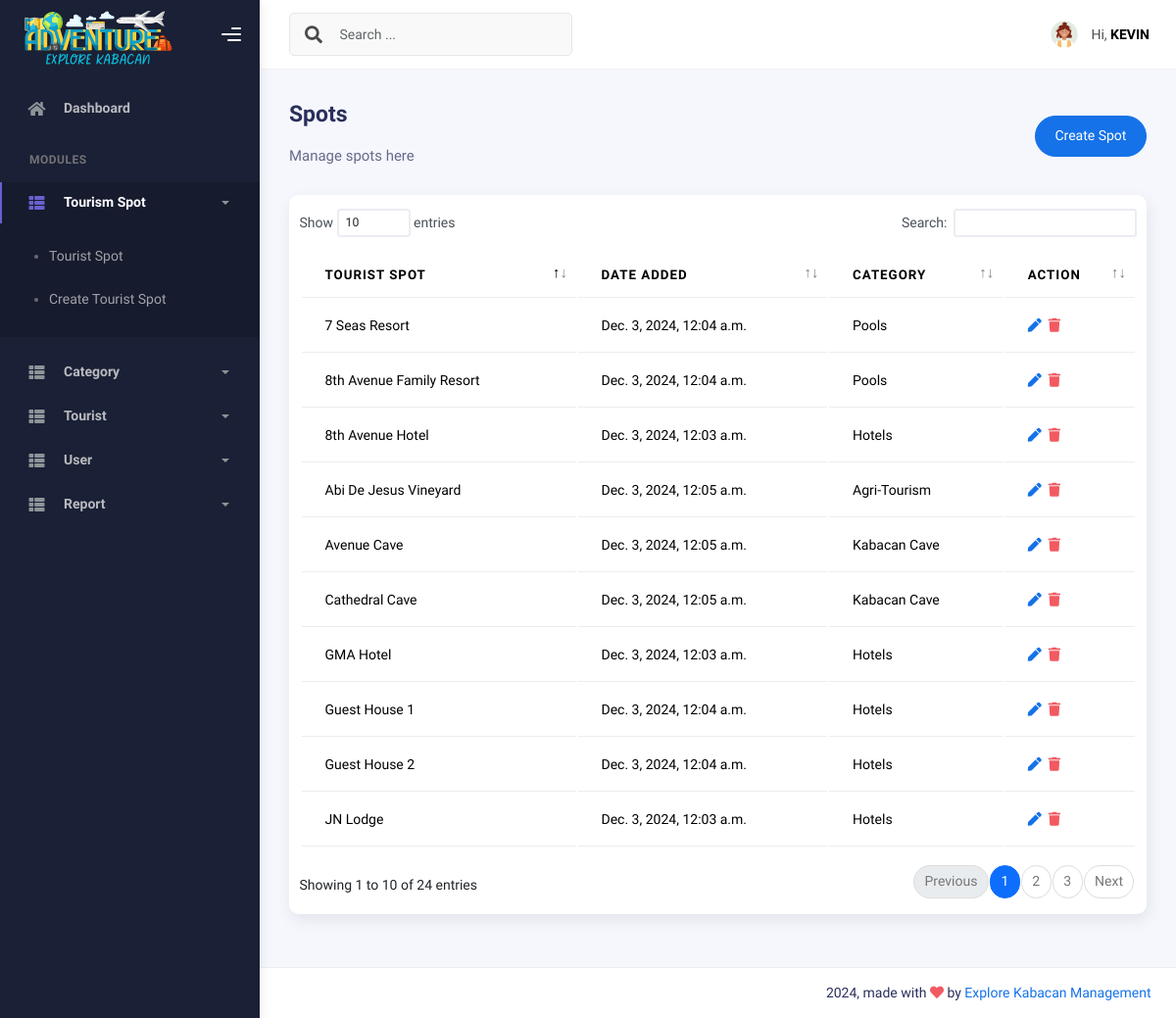
/spot/list (signed in), run on the app's committed database.
### explore_kabacan_app/models.py (models this page shows, shortened)
class CustomUser(AbstractBaseUser, PermissionsMixin):
    username = models.CharField(max_length=150, unique=True)
    first_name = models.CharField(max_length=255)
    middle_name = models.CharField(max_length=255)
    last_name = models.CharField(max_length=255)
    assigned_to = models.ForeignKey('Spot', null=True, blank=True, on_delete=models.CASCADE, help_text='Select what tourist spot you are assigned to.')
    email = models.EmailField(unique=True)
    is_active = models.BooleanField(default=True, help_text='Whether the user can login to the system')
    is_staff = models.BooleanField(default=False, help_text='Whether the user can access the super admin')
    is_superuser = models.BooleanField(default=False, help_text='Whether the user has the admin permission to system')
    date_joined = models.DateTimeField(default=timezone.now)
    objects = CustomUserManager()
    USERNAME_FIELD = "username"
    REQUIRED_FIELDS = ["email"]
    class Meta:
        db_table = "users_tbl"
        verbose_name = "User"
        verbose_name_plural = "Users"

class Spot(models.Model):
    spot = models.CharField(max_length=255, blank=False, null=False)
    category = models.ForeignKey(SpotCategory, blank=True, null=True, on_delete=models.SET_NULL)
    date_added = models.DateTimeField(auto_now_add=True)
    class Meta:
        db_table = "spot_tbl"
        verbose_name = "Tourist Spot"
        verbose_name_plural = "Tourist Spots"

class SpotCategory(models.Model):
    category = models.CharField(max_length=255, blank=False, null=False)
    date_added = models.DateTimeField(auto_now_add=True)
    def __str__(self) -> str:
        return self.category
    class Meta:
        db_table = "spot_category_tbl"
        verbose_name = "Spot Category"
        verbose_name_plural = "Spot Categories"

### explore_kabacan_app/views.py (the view)
# urls.py: path("spot/list", SpotView.as_view(), name="spot"),
class SpotView(CustomLoginRequiredMixin, View):
    template_name = "spots.html"
    def get(self, request, *args, **kwargs):
        context = {}
        context["tourist_spot"] = Spot.objects.all().order_by('-date_added')
        return render(request, self.template_name, context)

### explore_kabacan_app/templates/spots.html (shortened to what this page needs)
{% extends './includes/base.html' %}
{% block content %}
<div class="page-inner">
    <div class="d-flex align-items-left align-items-md-center flex-column flex-md-row pt-2 pb-4">
        <div>
            <h3 class="fw-bold mb-3">Spots</h3>
            <h6 class="op-7 mb-2">Manage spots here</h6>
        </div>
        <div class="ms-md-auto py-2 py-md-0">
            <a href="{% url 'add_spot' %}" class="btn btn-primary btn-round">Create Spot</a>
        </div>
    </div>
    <div class="card py-3">
        <table class="table" id="datatable">
            <thead>
                <tr>
                    <th>Tourist Spot</th>
                    <th>Date Added</th>
                    <th>Category</th>
                    <th>Action</th>
                </tr>
            </thead>
            <tbody>
                {% for spot in tourist_spot %}
                <tr>
                    <td>{{ spot.spot }}</td>
                    <td>{{ spot.date_added }}</td>
                    <td>{{ spot.category }}</td>
                    <td class="d-flex align-items-left justify-content-start gap-2">
                        <a href="{% url 'update_spot' pk=spot.id %}">
                            <i class="fas fa-pen"></i>
                        </a>
                        <a href="{% url 'delete_spot' pk=spot.id %}">
                            <i class="fas fa-trash text-danger"></i>
                        </a>
                    </td>
                </tr>
                {% endfor %}
            </tbody>
        </table>
    </div>
</div>
{% endblock %}

### explore_kabacan_app/templates/includes/navbar.html (shortened to what this page needs)
{% load static %}
<nav class="navbar navbar-header navbar-header-transparent navbar-expand-lg border-bottom">
    <div class="container-fluid">
        <nav class="navbar navbar-header-left navbar-expand-lg navbar-form nav-search p-0 d-none d-lg-flex">
            <div class="input-group">
              <div class="input-group-prepend">
                <button type="submit" class="btn btn-search pe-1">
                  <i class="fa fa-search search-icon"></i>
                </button>
              </div>
              <input type="text" placeholder="Search ..." class="form-control">
            </div>
          </nav>
        <ul class="navbar-nav topbar-nav ms-md-auto align-items-center">
            <li class="nav-item topbar-user dropdown hidden-caret">
                <a
                    class="dropdown-toggle profile-pic"
                    data-bs-toggle="dropdown"
                    href="#"
                    aria-expanded="false"
                >
                    <div class="avatar-sm">
                        <img src="{% static 'assets/img/avatar.png' %}" alt="..." class="avatar-img rounded-circle">
                    </div>
                    <span class="profile-username">
                        <span class="op-7">Hi,</span>
                        <span class="fw-bold" style="text-transform: uppercase;">{{ request.user.username }}</span>
                    </span>
                </a>
            </li>
        </ul>
    </div>
</nav>

### data on the page
CustomUser: user.username "KEVIN"
Spot: spot "Cathedral Cave", date_added "Dec. 3, 2024, 12:05 a.m.", category "Kabacan Cave"
Spot: spot "Avenue Cave", date_added "Dec. 3, 2024, 12:05 a.m.", category "Kabacan Cave"
Spot: spot "Abi De Jesus Vineyard", date_added "Dec. 3, 2024, 12:05 a.m.", category "Agri-Tourism"
Spot: spot "8th Avenue Family Resort", date_added "Dec. 3, 2024, 12:04 a.m.", category "Pools"
Spot: spot "7 Seas Resort", date_added "Dec. 3, 2024, 12:04 a.m.", category "Pools"
Spot: spot "Guest House 2", date_added "Dec. 3, 2024, 12:04 a.m.", category "Hotels"
Spot: spot "Guest House 1", date_added "Dec. 3, 2024, 12:04 a.m.", category "Hotels"
Spot: spot "JN Lodge", date_added "Dec. 3, 2024, 12:03 a.m.", category "Hotels"
Spot: spot "GMA Hotel", date_added "Dec. 3, 2024, 12:03 a.m.", category "Hotels"
Spot: spot "8th Avenue Hotel", date_added "Dec. 3, 2024, 12:03 a.m.", category "Hotels"
